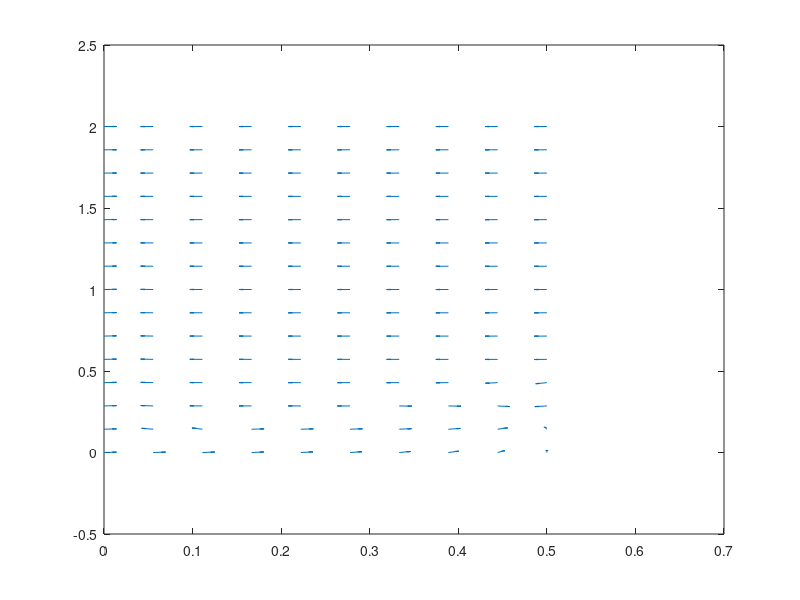

This figure's MATLAB source: (Note: this script raises an error after producing the figure.)
clear all

% Define all perturbations that you want to make to the parameters
perturbations = [0.0001, 0.001, 0.01, 0.05, 0.1, 0.2];

% Loop through each of these values
for perturb = perturbations
    
    % For each value, you want to add AND substract the perturbation
    for i = [-1, 1]         
        % Original Parameters in the equation [DO NOT MODIFY!!!]
        k1=0.015;
        k2=0.0075;
        k3=0.09375;
        k4=0.1875;
        kp=3.25;
        Kmp=0.001;
        k2_=0.05; % represents k2'
        p = [k1, k2, k3, k4, kp, Kmp, k2_];
        mass=1;

        kp = kp + kp*i*perturb;
        
        % generate grid for phase plane [0 M] X [0 N]
        M=0.5;
        N=2;
        [xx,yy]=meshgrid(linspace(0,M,10),linspace(0,N,15));
        % xx represents RT and yy represents G2T
        
        G2R = (2.*xx.*yy)./(xx + yy + .001 + sqrt((xx + yy + .001).^2 - 4.*xx.*yy));
        
        %A6
        dG2Tdt= k1 - k2.*yy - k2_.*G2R; 
        %A7
        dRTdt= k3-k4.*xx-(kp.*(xx-G2R).*(yy-G2R).*mass)./(Kmp+xx-G2R);%./(Kmp+yy-G2R);
        %Mass
        dmassdt= 0.00495*mass;
        
        % L = scale factor to make all of the arrows the same length
        L = sqrt(dG2Tdt.^2 + dRTdt.^2);
        
        % plot the direction field
        figure(2)
        clf % clear the current figure
        quiver(xx, yy, dRTdt./L, dG2Tdt./L, 0.1); % The final argument is a scaling factor
        hold on
        
        % define the nullclines
        % x represents RT and y represents G2T
        g2rfun = @(x,y) (2.*x.*y)./(x + y + .001 + sqrt((x + y + .001).^2 - 4.*x.*y));
        ncfun1 = @(x,y) k1 - k2*y - k2_*g2rfun(x,y);
        ncfun2 = @(x,y) k3 - k4*x - (kp*(x-g2rfun(x,y)).*(y-g2rfun(x,y))*mass)./(Kmp + x - g2rfun(x,y));
        % plot the nullclines
        fimplicit(@(x,y) ncfun1(x,y), [0 M 0 N],'LineWidth',3)
        fimplicit(@(x,y) ncfun2(x,y), [0 M 0 N],'LineWidth',3);
        
        % Set the title to define the parameter being modified
        title_text = sprintf('Phase Plane, kp = %f', kp); 
        title(title_text);
        xlabel('Total Rum1');
        ylabel('Total Cdc13');  
    
        % Set the file name to specify the parameter being changed and its
        % value
        filename = sprintf('kp_%.5f.png', kp);
    
        print(filename, '-dpng')
        
        % Define the folder that you want to place the phase planes in
        % NOTE: You must create this folder prior to running this script!
        movefile(filename, 'kp_phase_planes');
    end
end